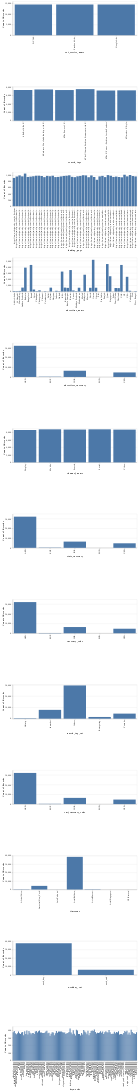

The notebook cell this image was saved under:
### Markdown cell above
### Distribution of categorical columns

### Code cell
cat_cols = list(train_df.select_dtypes("object").columns.drop('time'))

categorical_cols_dist = alt.Chart(train_df).mark_bar().encode(
    x=alt.X(alt.repeat("repeat"), type="nominal"),
    y="count()",
).properties(
    width=550,
    height=150
).repeat(
    repeat=cat_cols,
    columns=1
)

categorical_cols_dist
